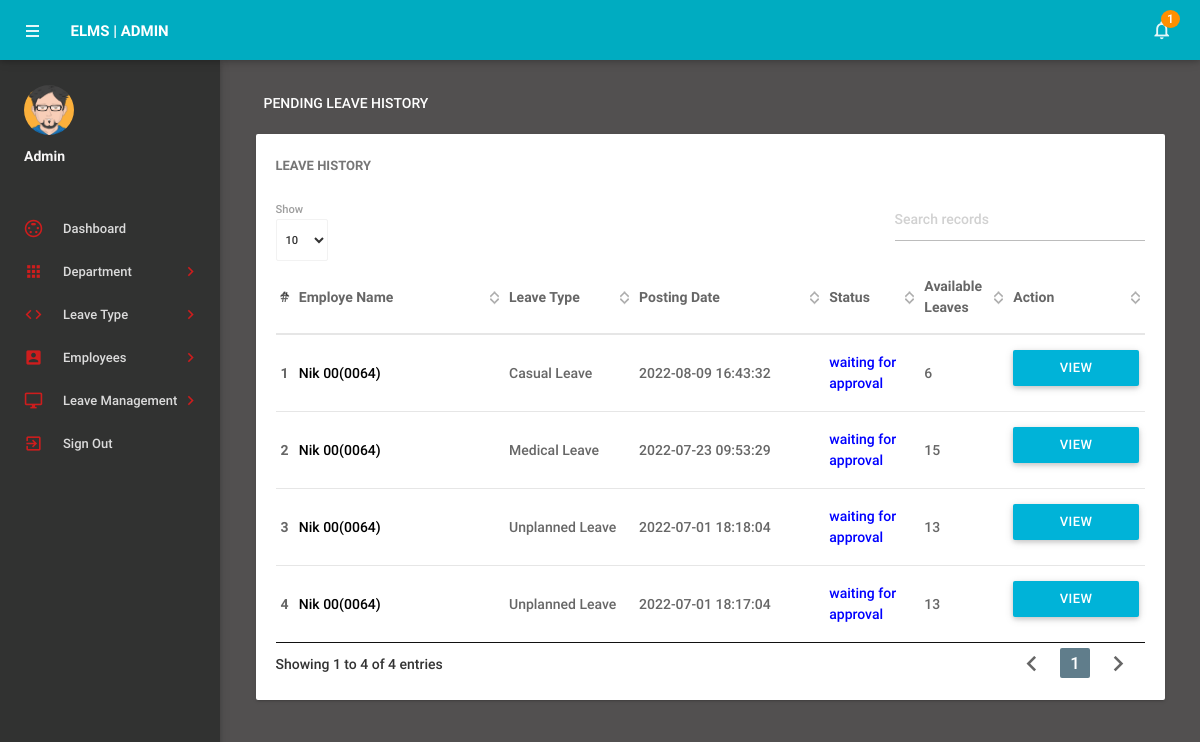
The app's page /admin/pending-leavehistory.php (signed in) with its own data.
### tables this page shows
CREATE TABLE `tblleaves` (
  `id` int(11) NOT NULL,
  `LeaveType` varchar(110) NOT NULL,
  `ToDate` varchar(120) NOT NULL,
  `FromDate` varchar(120) NOT NULL,
  `Description` mediumtext NOT NULL,
  `PostingDate` timestamp NOT NULL DEFAULT CURRENT_TIMESTAMP,
  `AdminRemark` mediumtext,
  `AdminRemarkDate` varchar(120) DEFAULT NULL,
  `Status` int(1) NOT NULL,
  `IsRead` int(1) NOT NULL,
  `empid` int(11) DEFAULT NULL
);

CREATE TABLE `tblemployees` (
  `id` int(11) NOT NULL,
  `EmpId` varchar(100) NOT NULL,
  `FirstName` varchar(150) NOT NULL,
  `LastName` varchar(150) NOT NULL,
  `EmailId` varchar(200) NOT NULL,
  `Password` varchar(180) NOT NULL,
  `Gender` varchar(100) NOT NULL,
  `Dob` varchar(100) NOT NULL,
  `Department` varchar(255) NOT NULL,
  `Address` varchar(255) NOT NULL,
  `City` varchar(200) NOT NULL,
  `Country` varchar(150) NOT NULL,
  `Phonenumber` char(11) NOT NULL,
  `Status` int(1) NOT NULL,
  `RegDate` timestamp NOT NULL DEFAULT CURRENT_TIMESTAMP
);

CREATE TABLE `totalleaves` (
  `empId` int(11) NOT NULL,
  `CasualLeave` int(11) DEFAULT NULL,
  `MedicalLeave` int(11) DEFAULT NULL,
  `UnplannedLeave` int(11) DEFAULT NULL,
  `PregnancyLeave` int(11) DEFAULT NULL,
  `ExampleLeave` int(11) DEFAULT NULL
);

### admin/pending-leavehistory.php (the view, shortened to what this page needs)
<?php
include('includes/config.php');
if(strlen($_SESSION['alogin'])==0)
    {
header('location:index.php');
}
else{
 ?>
<!DOCTYPE html>
<html lang="en">
    <head>
        <link type="text/css" rel="stylesheet" href="../assets/plugins/materialize/css/materialize.min.css"/>
        <link href="../assets/plugins/material-preloader/css/materialPreloader.min.css" rel="stylesheet">
        <link href="../assets/plugins/datatables/css/jquery.dataTables.min.css" rel="stylesheet">
                <link href="../assets/plugins/google-code-prettify/prettify.css" rel="stylesheet" type="text/css"/>
        <link href="../assets/css/alpha.min.css" rel="stylesheet" type="text/css"/>
        <link href="../assets/css/custom.css" rel="stylesheet" type="text/css"/>
    </head>
    <body>
       <?php include('includes/header.php');?>
       <?php include('includes/sidebar.php');?>
            <main class="mn-inner">
                <div class="row">
                    <div class="col s12">
                        <div class="page-title">Pending Leave History</div>
                    </div>
                    <div class="col s12 m12 l12">
                        <div class="card">
                            <div class="card-content">
                                <span class="card-title">Leave History</span>
                                <table id="example" class="display responsive-table ">
                                    <thead>
                                        <tr>
                                            <th>#</th>
                                            <th width="200">Employe Name</th>
                                            <th width="120">Leave Type</th>
                                             <th width="180">Posting Date</th>
                                            <th>Status</th>
                                            <th>Available Leaves</th>
                                            <th align="center">Action</th>
                                        </tr>
                                    </thead>
                                    <tbody>
<?php
$status=0;
$sql = "SELECT tblleaves.id as lid,tblemployees.FirstName,tblemployees.LastName,tblemployees.EmpId,tblemployees.id,tblleaves.LeaveType,tblleaves.PostingDate,tblleaves.Status from tblleaves join tblemployees on tblleaves.empid=tblemployees.id where tblleaves.Status=:status order by lid desc";
$query = $dbh -> prepare($sql);
$query->bindParam(':status',$status,PDO::PARAM_STR);
$query->execute();
$results=$query->fetchAll(PDO::FETCH_OBJ);
$cnt=1;
$sql2 = "SELECT COLUMN_NAME as name FROM INFORMATION_SCHEMA.COLUMNS WHERE TABLE_NAME = N'totalleaves';";
$query2 = $dbh -> prepare($sql2);
$query2->execute();
$results2=$query2->fetchAll(PDO::FETCH_OBJ);
if($query->rowCount() > 0)
{
foreach($results as $result)
{
      ?>
                                        <tr>
                                            <td> <b><?php echo htmlentities($cnt);?></b></td>
                                              <td><a href="editemployee.php?empid=<?php echo htmlentities($result->id);?>" target="_blank"><?php echo htmlentities($result->FirstName." ".$result->LastName);?>(<?php echo htmlentities($result->EmpId);?>)</a></td>
                                            <td><?php echo htmlentities($result->LeaveType);?></td>
                                            <td><?php echo htmlentities($result->PostingDate);?></td>
                                                                       <td><?php $stats=$result->Status;
if($stats==1){
                                             ?>
                                                 <span style="color: green">Approved</span>
                                                 <?php } if($stats==2)  { ?>
                                                <span style="color: red">Not Approved</span>
                                                 <?php } if($stats==0)  { ?>
 <span style="color: blue">waiting for approval</span>
 <?php } ?>
                                             </td>
                                             <td><?php foreach($results2 as $result2){
                                                if($result2->name != 'empId')
                                                {
                                                    $column = preg_split("/(?=(?<![A-Z]|^)[A-Z])/",$result2->name);
                                                    foreach($column as $col){
                                                        $tempname .= $col . ' ';
                                                    }
                                                    $tempname = rtrim($tempname,' ');
                                                    $q2=$dbh->prepare("SELECT * FROM totalleaves WHERE totalleaves.empId='$result->id'");
                                                    $q2->execute();
                                                    $r2 = $q2->fetchAll(PDO::FETCH_OBJ);
                                                    foreach($r2 as $res){
                                                        $columnname = $result2->name;
                                                        $value = $res->$columnname;
                                                        if($result->LeaveType === $tempname){
                                                            echo htmlentities($value);
                                                        }
                                                    }
                                                    $tempname = '';
                                                }
                                             };?></td>
           <td><a href="leave-details.php?leaveid=<?php echo htmlentities($result->lid);?>" class="waves-effect waves-light btn blue m-b-xs"  > View Details</a></td>
                                    </tr>
                                         <?php $cnt++;} }?>
                                    </tbody>
                                </table>
                            </div>
                        </div>
                    </div>
                </div>
            </main>
        </div>
        <div class="left-sidebar-hover"></div>
    </body>
</html>
<?php } ?>

### records on screen
tblleaves: tblemployees.FirstName+LastName "Nik 00", tblemployees.EmpId "0064", LeaveType "Casual Leave", PostingDate "2022-08-09 16:43:32", Status "waiting for approval"
totalleaves: value "6", value "15", value "13"
tblleaves: tblemployees.FirstName+LastName "Nik 00", tblemployees.EmpId "0064", LeaveType "Medical Leave", PostingDate "2022-07-23 09:53:29", Status "waiting for approval"
tblleaves: tblemployees.FirstName+LastName "Nik 00", tblemployees.EmpId "0064", LeaveType "Unplanned Leave", PostingDate "2022-07-01 18:18:04", Status "waiting for approval"
tblleaves: tblemployees.FirstName+LastName "Nik 00", tblemployees.EmpId "0064", LeaveType "Unplanned Leave", PostingDate "2022-07-01 18:17:04", Status "waiting for approval"

### other values on screen
$unreadcount "1"
